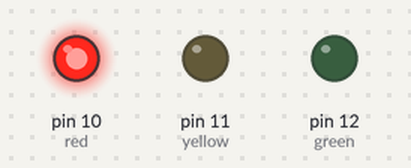
This sketch was run on a simulated Arduino Uno, built with avr-gcc and run on an emulated ATmega328P. Parts: output pins drawn as LEDs (lit = HIGH).

Above: at 0.5 s.
At 2.5 s:
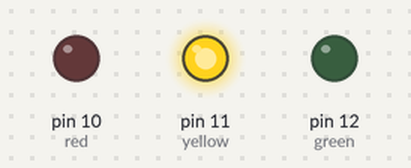
At 4.5 s:
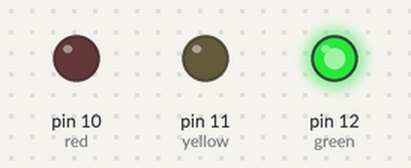
At 9.5 s:
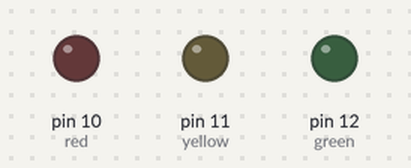
Timing chart, 0 to 10.4 s (numbered marks = the images above):
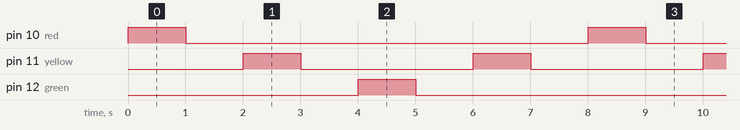

Measured:
- by itself, pin 10 (red), pin 12 (green): alternates HIGH for 1.0 s and LOW for 7.0 s
- by itself, pin 11 (yellow): alternates HIGH for 1.0 s and LOW for 3.0 s
- by itself, everything shown: repeats every 8.0 s, in 8 steps

The sketch:

practice31.ino
```cpp
// C++ code
//
int red=10;
int yellow=11;
int green=12;
void setup()
{
  pinMode(red,OUTPUT);
  pinMode(yellow,OUTPUT);
  pinMode(green,OUTPUT);
}
void loop()
{
  digitalWrite(red,HIGH);
  delay(1000);
  digitalWrite(red, LOW);
  delay(1000);

  digitalWrite(yellow,HIGH);
  delay(1000);
  digitalWrite(yellow, LOW);
  delay(1000);

  digitalWrite(green,HIGH);
  delay(1000);
  digitalWrite(green, LOW);
  delay(1000);

  digitalWrite(yellow,HIGH);
  delay(1000);
  digitalWrite(yellow, LOW);
  delay(1000);


}
```
